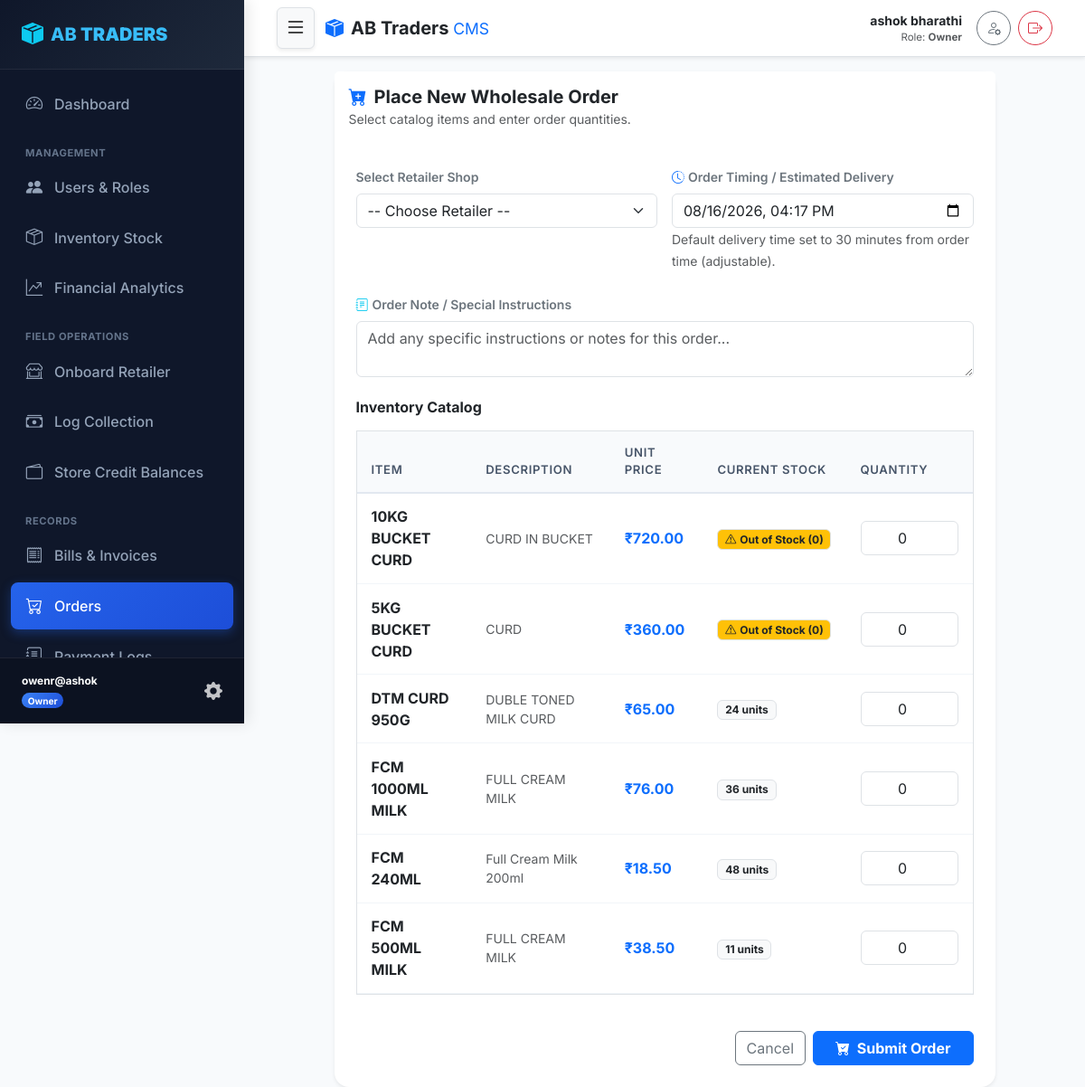
/orders/create/ (signed in), run on the app's committed database.
### core/models.py (models this page shows, shortened)
class User(AbstractUser):
    class Role(models.TextChoices):
        SUPERUSER = 'SUPERUSER', 'SuperUser'
        OWNER = 'OWNER', 'Owner'
        STAFF = 'STAFF', 'Staff'
        RETAILER = 'RETAILER', 'Retailer'
    role = models.CharField(max_length=20, choices=Role.choices, default=Role.RETAILER)
    phone_number = models.CharField(max_length=15, unique=True, blank=True, null=True)
    is_locked = models.BooleanField(default=False, help_text="Locked users cannot log in.")
    def is_superuser_role(self):
        return self.role == self.Role.SUPERUSER or self.is_superuser
    def is_owner_role(self):
        return self.role == self.Role.OWNER
    def is_retailer_role(self):
        return self.role == self.Role.RETAILER
    @property
    def display_name(self):
        full_name = self.get_full_name().strip()
        return full_name if full_name else self.username

class Item(models.Model):
    name = models.CharField(max_length=100)
    description = models.TextField(blank=True, null=True)
    price = models.DecimalField(max_digits=10, decimal_places=2)
    stock_quantity = models.IntegerField(default=0)
    created_at = models.DateTimeField(auto_now_add=True)
    updated_at = models.DateTimeField(auto_now=True)

### core/views.py (the view, shortened to what this page needs)
# urls.py: path('orders/create/', views.order_create_view, name='order_create'),
@role_required(['SUPERUSER', 'OWNER', 'STAFF', 'RETAILER'])
def order_create_view(request):
    items = Item.objects.all().order_by('name')
    default_delivery_time = (timezone.now() + timezone.timedelta(minutes=30)).strftime('%Y-%m-%dT%H:%M')
    retailers = RetailerProfile.objects.all() if not request.user.is_retailer_role() else None
    return render(request, 'order_create.html', {
        'items': items,
        'retailers': retailers,
        'default_delivery_time': default_delivery_time,
    })

### core/templates/order_create.html (shortened to what this page needs)
{% extends 'base.html' %}
{% block content %}
<div class="row justify-content-center">
    <div class="col-lg-10">
        <div class="card shadow-sm border-0 rounded-4">
            <div class="card-header bg-white py-3 border-0">
                <h5 class="fw-bold mb-0 text-dark"><i class="bi bi-cart-plus-fill text-primary me-2"></i>Place New Wholesale Order</h5>
                <small class="text-muted">Select catalog items and enter order quantities.</small>
            </div>
            <div class="card-body p-4">
                <form method="post">
                    <div class="row g-3 mb-4">
                        {% if not user.is_retailer_role %}
                        <div class="col-md-6">
                            <label for="retailer_id" class="form-label text-secondary small fw-semibold">Select Retailer Shop</label>
                            <select name="retailer_id" id="retailer_id" class="form-select" required>
                                <option value="">-- Choose Retailer --</option>
                            </select>
                        </div>
                        {% endif %}
                        <div class="col-md-6">
                            <label for="delivery_time" class="form-label text-secondary small fw-semibold"><i class="bi bi-clock-history me-1 text-primary"></i>Order Timing / Estimated Delivery</label>
                            <input type="datetime-local" name="delivery_time" id="delivery_time" value="{{ default_delivery_time }}" class="form-control">
                            <small class="text-muted">Default delivery time set to 30 minutes from order time (adjustable).</small>
                        </div>
                    </div>
                    <div class="mb-4">
                        <label for="order_note" class="form-label text-secondary small fw-semibold"><i class="bi bi-journal-text me-1 text-info"></i>Order Note / Special Instructions</label>
                        <textarea name="order_note" id="order_note" rows="2" class="form-control" placeholder="Add any specific instructions or notes for this order..."></textarea>
                    </div>
                    <h6 class="fw-bold mb-3">Inventory Catalog</h6>
                    <div class="table-responsive mb-4">
                        <table class="table custom-table border align-middle">
                            <thead>
                                <tr>
                                    <th>Item</th>
                                    <th>Description</th>
                                    <th>Unit Price</th>
                                    <th>Current Stock</th>
                                    <th style="width: 140px;">Quantity</th>
                                </tr>
                            </thead>
                            <tbody>
                                {% for item in items %}
                                <tr>
                                    <td class="fw-bold text-dark">{{ item.name }}</td>
                                    <td class="small text-muted">{{ item.description|default:"-" }}</td>
                                    <td class="fw-bold text-primary">₹{{ item.price }}</td>
                                    <td>
                                        {% if item.stock_quantity > 0 %}
                                            <span class="badge bg-light text-dark border">{{ item.stock_quantity }} units</span>
                                        {% else %}
                                            <span class="badge bg-warning text-dark border"><i class="bi bi-exclamation-triangle me-1"></i>Out of Stock ({{ item.stock_quantity }})</span>
                                        {% endif %}
                                    </td>
                                    <td>
                                        <input type="number" name="quantity_{{ item.id }}" min="0" value="0" class="form-control text-center">
                                    </td>
                                </tr>
                                {% empty %}
                                <tr>
                                    <td colspan="5" class="text-center text-muted py-4">No items listed in inventory.</td>
                                </tr>
                                {% endfor %}
                            </tbody>
                        </table>
                    </div>
                    <div class="d-flex justify-content-end gap-2">
                        <a href="{% url 'order_list' %}" class="btn btn-outline-secondary">Cancel</a>
                        <button type="submit" class="btn btn-primary fw-bold px-4"><i class="bi bi-cart-check-fill me-1"></i> Submit Order</button>
                    </div>
                </form>
            </div>
        </div>
    </div>
</div>
{% endblock %}

### core/templates/base.html (shortened to what this page needs)
{% load static %}
<!DOCTYPE html>
<html lang="en">
<head>
    <link href="https://cdn.jsdelivr.net/npm/bootstrap@5.3.2/dist/css/bootstrap.min.css" rel="stylesheet">
    <link rel="stylesheet" href="https://cdn.jsdelivr.net/npm/bootstrap-icons@1.11.2/font/bootstrap-icons.min.css">
    <link rel="stylesheet" href="{% static 'css/styles.css' %}">
</head>
<body>
    <div id="wrapper">
        {% if user.is_authenticated %}
        <aside id="sidebar-wrapper" class="sidebar-sticky">
            <div class="sidebar-heading d-flex align-items-center justify-content-between">
                <a href="{% url 'dashboard' %}" class="text-white text-decoration-none d-flex align-items-center">
                    <i class="bi bi-box-seam-fill me-2 text-info fs-4"></i>
                    <span>AB <strong>TRADERS</strong></span>
                </a>
            </div>
            <div class="list-group list-group-sidebar">
                <a href="{% url 'dashboard' %}" class="sidebar-link {% if request.resolver_match.url_name == 'dashboard' %}active{% endif %}">
                    <i class="bi bi-speedometer2"></i> Dashboard
                </a>
                {% if user.is_superuser_role or user.is_owner_role %}
                <div class="sidebar-section-title">Management</div>
                <a href="{% url 'user_list' %}" class="sidebar-link {% if 'user' in request.resolver_match.url_name %}active{% endif %}">
                    <i class="bi bi-people-fill"></i> Users & Roles
                </a>
                <a href="{% url 'inventory_list' %}" class="sidebar-link {% if 'inventory' in request.resolver_match.url_name or 'item' in request.resolver_match.url_name %}active{% endif %}">
                    <i class="bi bi-box-seam"></i> Inventory Stock
                </a>
                <a href="{% url 'owner_analytics' %}" class="sidebar-link {% if request.resolver_match.url_name == 'owner_analytics' %}active{% endif %}">
                    <i class="bi bi-graph-up-arrow"></i> Financial Analytics
                </a>
                {% endif %}
                {% if user.is_superuser_role or user.is_owner_role or user.is_staff_role %}
                <div class="sidebar-section-title">Field Operations</div>
                <a href="{% url 'onboard_retailer' %}" class="sidebar-link {% if request.resolver_match.url_name == 'onboard_retailer' %}active{% endif %}">
                    <i class="bi bi-shop-window"></i> Onboard Retailer
                </a>
                <a href="{% url 'log_collection' %}" class="sidebar-link {% if request.resolver_match.url_name == 'log_collection' %}active{% endif %}">
                    <i class="bi bi-cash-stack"></i> Log Collection
                </a>
                <a href="{% url 'credit_balances' %}" class="sidebar-link {% if request.resolver_match.url_name == 'credit_balances' %}active{% endif %}">
                    <i class="bi bi-wallet2"></i> Store Credit Balances
                </a>
                {% endif %}
                <div class="sidebar-section-title">Records</div>
                <a href="{% url 'bill_list' %}" class="sidebar-link {% if 'bill' in request.resolver_match.url_name %}active{% endif %}">
                    <i class="bi bi-receipt"></i> Bills & Invoices
                </a>
                <a href="{% url 'order_list' %}" class="sidebar-link {% if 'order' in request.resolver_match.url_name %}active{% endif %}">
                    <i class="bi bi-cart-check"></i> Orders
                </a>
                <a href="{% url 'collections_list' %}" class="sidebar-link {% if request.resolver_match.url_name == 'collections_list' %}active{% endif %}">
                    <i class="bi bi-journal-text"></i> Payment Logs
                </a>
            </div>
            <div class="sidebar-footer">
                <div class="d-flex align-items-center justify-content-between">
                    <div>
                        <div class="fw-bold text-white small text-truncate" style="max-width: 150px;">{{ user.username }}</div>
                        <span class="badge
                            {% if user.is_superuser_role %}badge-superuser
                            {% elif user.is_owner_role %}badge-owner
                            {% elif user.is_staff_role %}badge-staff
                            {% else %}badge-retailer{% endif %} rounded-pill mt-1">
                            {{ user.get_role_display }}
                        </span>
                    </div>
                    <a href="{% url 'profile' %}" class="text-white opacity-75 hover-opacity-100" title="My Profile"><i class="bi bi-gear-fill fs-5"></i></a>
                </div>
            </div>
        </aside>
        {% endif %}
        <div id="page-content-wrapper">
            {% if user.is_authenticated %}
            <nav class="navbar top-navbar sticky-top bg-white border-bottom shadow-sm py-2">
                <div class="container-fluid px-3 d-flex align-items-center justify-content-between flex-nowrap">
                    <div class="d-flex align-items-center gap-2">
                        <button type="button" class="btn btn-light me-1 shadow-sm border p-1 px-2" id="sidebarToggle" onclick="toggleSidebarMenu(event)" title="Toggle Navigation Menu">
                            <i class="bi bi-list fs-4"></i>
                        </button>
                        <a class="navbar-brand fw-extrabold text-dark d-flex align-items-center mb-0 me-0 me-md-3" href="{% url 'dashboard' %}">
                            <i class="bi bi-box-seam-fill me-2 text-primary"></i>
                            <span class="fw-bold fs-5 d-none d-sm-inline">AB Traders <span class="text-primary fw-normal small">CMS</span></span>
                        </a>
                    </div>
                    <div class="d-flex align-items-center gap-2">
                        <div class="text-end me-1 me-md-2 d-none d-sm-block">
                            <div class="fw-bold text-dark small text-truncate" style="max-width: 150px;">{{ user.display_name }}</div>
                            <div class="text-muted" style="font-size: 0.72rem;">Role: <strong>{{ user.get_role_display }}</strong></div>
                        </div>
                        <a href="{% url 'profile' %}" class="btn btn-outline-secondary btn-sm rounded-circle p-0 d-flex align-items-center justify-content-center" style="width: 38px; height: 38px;" title="My Profile">
                            <i class="bi bi-person-gear fs-6"></i>
                        </a>
                        <a href="{% url 'logout' %}" class="btn btn-outline-danger btn-sm rounded-circle p-0 d-flex align-items-center justify-content-center" style="width: 38px; height: 38px;" title="Logout">
                            <i class="bi bi-box-arrow-right fs-6"></i>
                        </a>
                    </div>
                </div>
            </nav>
            {% endif %}
            <div class="container-fluid px-3 px-md-4 pt-3">
                {% block content %}{% endblock %}
            </div>
        </div>
    </div>
</body>
</html>

### data on the page
User: username "owenr@ashok", role "Owner", display_name "ashok bharathi"
Item: name "10KG BUCKET CURD", description "CURD IN BUCKET", price "720.00", stock_quantity "0"
Item: name "5KG BUCKET CURD", description "CURD", price "360.00", stock_quantity "0"
Item: name "DTM CURD 950G", description "DUBLE TONED MILK CURD", price "65.00", stock_quantity "24"
Item: name "FCM 1000ML MILK", description "FULL CREAM MILK", price "76.00", stock_quantity "36"
Item: name "FCM 240ML", description "Full Cream Milk 200ml", price "18.50", stock_quantity "48"
Item: name "FCM 500ML MILK", description "FULL CREAM MILK", price "38.50", stock_quantity "11"
